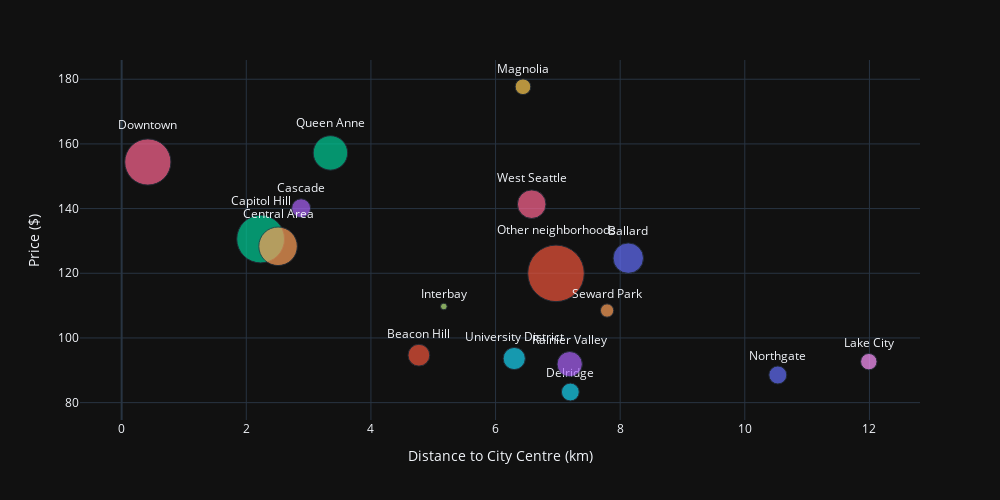

The code cell stored with this chart in its notebook:
### Code cell
fig = px.scatter(bubble_df, x="Avg. Distance to Seattle Centre", y="Avg. Price ($)",
	         size="No. of Listings", color="Neighbourhood", text="Neighbourhood",
                 hover_name="Neighbourhood", size_max=40)

fig.update_layout(
    template='plotly_dark',
    showlegend=False,
    autosize=False,
    width=1000,
    height=500,
    yaxis=dict(
        title_text="Price ($)",
        tickmode="array",
        titlefont=dict(size=14)),
    xaxis=dict(
    title_text="Distance to City Centre (km)",
    tickmode="array",
    titlefont=dict(size=14)))

fig.update_traces(textposition='top center')

fig.show()

### Figure 1 — Plotly figure (JSON) as saved in the notebook; plotly's stock layout.template omitted (floating-point values rounded to 4 significant figures)
{"data": [{"hoverlabel": {"namelength": 0}, "hovertemplate": "<b>%{hovertext}</b><br><br>Neighbourhood=%{text}<br>Avg. Distance to Seattle Centre=%{x}<br>Avg. Price ($)=%{y}<br>No. of Listings=%{marker.size}", "hovertext": ["Ballard"], "legendgroup": "Ballard", "marker": {"color": "#636efa", "size": [230], "sizemode": "area", "sizeref": 0.4963, "symbol": "circle"}, "mode": "markers+text", "name": "Ballard", "showlegend": true, "text": ["Ballard"], "textposition": "top center", "type": "scatter", "x": [8.13], "xaxis": "x", "y": [124.7], "yaxis": "y"}, {"hoverlabel": {"namelength": 0}, "hovertemplate": "<b>%{hovertext}</b><br><br>Neighbourhood=%{text}<br>Avg. Distance to Seattle Centre=%{x}<br>Avg. Price ($)=%{y}<br>No. of Listings=%{marker.size}", "hovertext": ["Beacon Hill"], "legendgroup": "Beacon Hill", "marker": {"color": "#EF553B", "size": [118], "sizemode": "area", "sizeref": 0.4963, "symbol": "circle"}, "mode": "markers+text", "name": "Beacon Hill", "showlegend": true, "text": ["Beacon Hill"], "textposition": "top center", "type": "scatter", "x": [4.77], "xaxis": "x", "y": [94.67], "yaxis": "y"}, {"hoverlabel": {"namelength": 0}, "hovertemplate": "<b>%{hovertext}</b><br><br>Neighbourhood=%{text}<br>Avg. Distance to Seattle Centre=%{x}<br>Avg. Price ($)=%{y}<br>No. of Listings=%{marker.size}", "hovertext": ["Capitol Hill"], "legendgroup": "Capitol Hill", "marker": {"color": "#00cc96", "size": [567], "sizemode": "area", "sizeref": 0.4963, "symbol": "circle"}, "mode": "markers+text", "name": "Capitol Hill", "showlegend": true, "text": ["Capitol Hill"], "textposition": "top center", "type": "scatter", "x": [2.23], "xaxis": "x", "y": [130.6], "yaxis": "y"}, {"hoverlabel": {"namelength": 0}, "hovertemplate": "<b>%{hovertext}</b><br><br>Neighbourhood=%{text}<br>Avg. Distance to Seattle Centre=%{x}<br>Avg. Price ($)=%{y}<br>No. of Listings=%{marker.size}", "hovertext": ["Cascade"], "legendgroup": "Cascade", "marker": {"color": "#ab63fa", "size": [89], "sizemode": "area", "sizeref": 0.4963, "symbol": "circle"}, "mode": "markers+text", "name": "Cascade", "showlegend": true, "text": ["Cascade"], "textposition": "top center", "type": "scatter", "x": [2.88], "xaxis": "x", "y": [140.1], "yaxis": "y"}, {"hoverlabel": {"namelength": 0}, "hovertemplate": "<b>%{hovertext}</b><br><br>Neighbourhood=%{text}<br>Avg. Distance to Seattle Centre=%{x}<br>Avg. Price ($)=%{y}<br>No. of Listings=%{marker.size}", "hovertext": ["Central Area"], "legendgroup": "Central Area", "marker": {"color": "#FFA15A", "size": [369], "sizemode": "area", "sizeref": 0.4963, "symbol": "circle"}, "mode": "markers+text", "name": "Central Area", "showlegend": true, "text": ["Central Area"], "textposition": "top center", "type": "scatter", "x": [2.51], "xaxis": "x", "y": [128.3], "yaxis": "y"}, {"hoverlabel": {"namelength": 0}, "hovertemplate": "<b>%{hovertext}</b><br><br>Neighbourhood=%{text}<br>Avg. Distance to Seattle Centre=%{x}<br>Avg. Price ($)=%{y}<br>No. of Listings=%{marker.size}", "hovertext": ["Delridge"], "legendgroup": "Delridge", "marker": {"color": "#19d3f3", "size": [79], "sizemode": "area", "sizeref": 0.4963, "symbol": "circle"}, "mode": "markers+text", "name": "Delridge", "showlegend": true, "text": ["Delridge"], "textposition": "top center", "type": "scatter", "x": [7.2], "xaxis": "x", "y": [83.28], "yaxis": "y"}, {"hoverlabel": {"namelength": 0}, "hovertemplate": "<b>%{hovertext}</b><br><br>Neighbourhood=%{text}<br>Avg. Distance to Seattle Centre=%{x}<br>Avg. Price ($)=%{y}<br>No. of Listings=%{marker.size}", "hovertext": ["Downtown"], "legendgroup": "Downtown", "marker": {"color": "#FF6692", "size": [530], "sizemode": "area", "sizeref": 0.4963, "symbol": "circle"}, "mode": "markers+text", "name": "Downtown", "showlegend": true, "text": ["Downtown"], "textposition": "top center", "type": "scatter", "x": [0.42], "xaxis": "x", "y": [154.4], "yaxis": "y"}, {"hoverlabel": {"namelength": 0}, "hovertemplate": "<b>%{hovertext}</b><br><br>Neighbourhood=%{text}<br>Avg. Distance to Seattle Centre=%{x}<br>Avg. Price ($)=%{y}<br>No. of Listings=%{marker.size}", "hovertext": ["Interbay"], "legendgroup": "Interbay", "marker": {"color": "#B6E880", "size": [11], "sizemode": "area", "sizeref": 0.4963, "symbol": "circle"}, "mode": "markers+text", "name": "Interbay", "showlegend": true, "text": ["Interbay"], "textposition": "top center", "type": "scatter", "x": [5.17], "xaxis": "x", "y": [109.7], "yaxis": "y"}, {"hoverlabel": {"namelength": 0}, "hovertemplate": "<b>%{hovertext}</b><br><br>Neighbourhood=%{text}<br>Avg. Distance to Seattle Centre=%{x}<br>Avg. Price ($)=%{y}<br>No. of Listings=%{marker.size}", "hovertext": ["Lake City"], "legendgroup": "Lake City", "marker": {"color": "#FF97FF", "size": [67], "sizemode": "area", "sizeref": 0.4963, "symbol": "circle"}, "mode": "markers+text", "name": "Lake City", "showlegend": true, "text": ["Lake City"], "textposition": "top center", "type": "scatter", "x": [11.99], "xaxis": "x", "y": [92.67], "yaxis": "y"}, {"hoverlabel": {"namelength": 0}, "hovertemplate": "<b>%{hovertext}</b><br><br>Neighbourhood=%{text}<br>Avg. Distance to Seattle Centre=%{x}<br>Avg. Price ($)=%{y}<br>No. of Listings=%{marker.size}", "hovertext": ["Magnolia"], "legendgroup": "Magnolia", "marker": {"color": "#FECB52", "size": [61], "sizemode": "area", "sizeref": 0.4963, "symbol": "circle"}, "mode": "markers+text", "name": "Magnolia", "showlegend": true, "text": ["Magnolia"], "textposition": "top center", "type": "scatter", "x": [6.44], "xaxis": "x", "y": [177.7], "yaxis": "y"}, {"hoverlabel": {"namelength": 0}, "hovertemplate": "<b>%{hovertext}</b><br><br>Neighbourhood=%{text}<br>Avg. Distance to Seattle Centre=%{x}<br>Avg. Price ($)=%{y}<br>No. of Listings=%{marker.size}", "hovertext": ["Northgate"], "legendgroup": "Northgate", "marker": {"color": "#636efa", "size": [80], "sizemode": "area", "sizeref": 0.4963, "symbol": "circle"}, "mode": "markers+text", "name": "Northgate", "showlegend": true, "text": ["Northgate"], "textposition": "top center", "type": "scatter", "x": [10.53], "xaxis": "x", "y": [88.55], "yaxis": "y"}, {"hoverlabel": {"namelength": 0}, "hovertemplate": "<b>%{hovertext}</b><br><br>Neighbourhood=%{text}<br>Avg. Distance to Seattle Centre=%{x}<br>Avg. Price ($)=%{y}<br>No. of Listings=%{marker.size}", "hovertext": ["Other neighborhoods"], "legendgroup": "Other neighborhoods", "marker": {"color": "#EF553B", "size": [794], "sizemode": "area", "sizeref": 0.4963, "symbol": "circle"}, "mode": "markers+text", "name": "Other neighborhoods", "showlegend": true, "text": ["Other neighborhoods"], "textposition": "top center", "type": "scatter", "x": [6.97], "xaxis": "x", "y": [120.0], "yaxis": "y"}, {"hoverlabel": {"namelength": 0}, "hovertemplate": "<b>%{hovertext}</b><br><br>Neighbourhood=%{text}<br>Avg. Distance to Seattle Centre=%{x}<br>Avg. Price ($)=%{y}<br>No. of Listings=%{marker.size}", "hovertext": ["Queen Anne"], "legendgroup": "Queen Anne", "marker": {"color": "#00cc96", "size": [295], "sizemode": "area", "sizeref": 0.4963, "symbol": "circle"}, "mode": "markers+text", "name": "Queen Anne", "showlegend": true, "text": ["Queen Anne"], "textposition": "top center", "type": "scatter", "x": [3.35], "xaxis": "x", "y": [157.2], "yaxis": "y"}, {"hoverlabel": {"namelength": 0}, "hovertemplate": "<b>%{hovertext}</b><br><br>Neighbourhood=%{text}<br>Avg. Distance to Seattle Centre=%{x}<br>Avg. Price ($)=%{y}<br>No. of Listings=%{marker.size}", "hovertext": ["Rainier Valley"], "legendgroup": "Rainier Valley", "marker": {"color": "#ab63fa", "size": [159], "sizemode": "area", "sizeref": 0.4963, "symbol": "circle"}, "mode": "markers+text", "name": "Rainier Valley", "showlegend": true, "text": ["Rainier Valley"], "textposition": "top center", "type": "scatter", "x": [7.19], "xaxis": "x", "y": [91.9], "yaxis": "y"}, {"hoverlabel": {"namelength": 0}, "hovertemplate": "<b>%{hovertext}</b><br><br>Neighbourhood=%{text}<br>Avg. Distance to Seattle Centre=%{x}<br>Avg. Price ($)=%{y}<br>No. of Listings=%{marker.size}", "hovertext": ["Seward Park"], "legendgroup": "Seward Park", "marker": {"color": "#FFA15A", "size": [44], "sizemode": "area", "sizeref": 0.4963, "symbol": "circle"}, "mode": "markers+text", "name": "Seward Park", "showlegend": true, "text": ["Seward Park"], "textposition": "top center", "type": "scatter", "x": [7.79], "xaxis": "x", "y": [108.5], "yaxis": "y"}, {"hoverlabel": {"namelength": 0}, "hovertemplate": "<b>%{hovertext}</b><br><br>Neighbourhood=%{text}<br>Avg. Distance to Seattle Centre=%{x}<br>Avg. Price ($)=%{y}<br>No. of Listings=%{marker.size}", "hovertext": ["University District"], "legendgroup": "University District", "marker": {"color": "#19d3f3", "size": [122], "sizemode": "area", "sizeref": 0.4963, "symbol": "circle"}, "mode": "markers+text", "name": "University District", "showlegend": true, "text": ["University District"], "textposition": "top center", "type": "scatter", "x": [6.3], "xaxis": "x", "y": [93.64], "yaxis": "y"}, {"hoverlabel": {"namelength": 0}, "hovertemplate": "<b>%{hovertext}</b><br><br>Neighbourhood=%{text}<br>Avg. Distance to Seattle Centre=%{x}<br>Avg. Price ($)=%{y}<br>No. of Listings=%{marker.size}", "hovertext": ["West Seattle"], "legendgroup": "West Seattle", "marker": {"color": "#FF6692", "size": [203], "sizemode": "area", "sizeref": 0.4963, "symbol": "circle"}, "mode": "markers+text", "name": "West Seattle", "showlegend": true, "text": ["West Seattle"], "textposition": "top center", "type": "scatter", "x": [6.58], "xaxis": "x", "y": [141.4], "yaxis": "y"}], "layout": {"autosize": false, "height": 500, "legend": {"itemsizing": "constant", "title": {"text": "Neighbourhood"}, "tracegroupgap": 0}, "margin": {"t": 60}, "showlegend": false, "width": 1000, "xaxis": {"anchor": "y", "domain": [0, 1], "tickmode": "array", "title": {"font": {"size": 14}, "text": "Distance to City Centre (km)"}}, "yaxis": {"anchor": "x", "domain": [0, 1], "tickmode": "array", "title": {"font": {"size": 14}, "text": "Price ($)"}}}}
